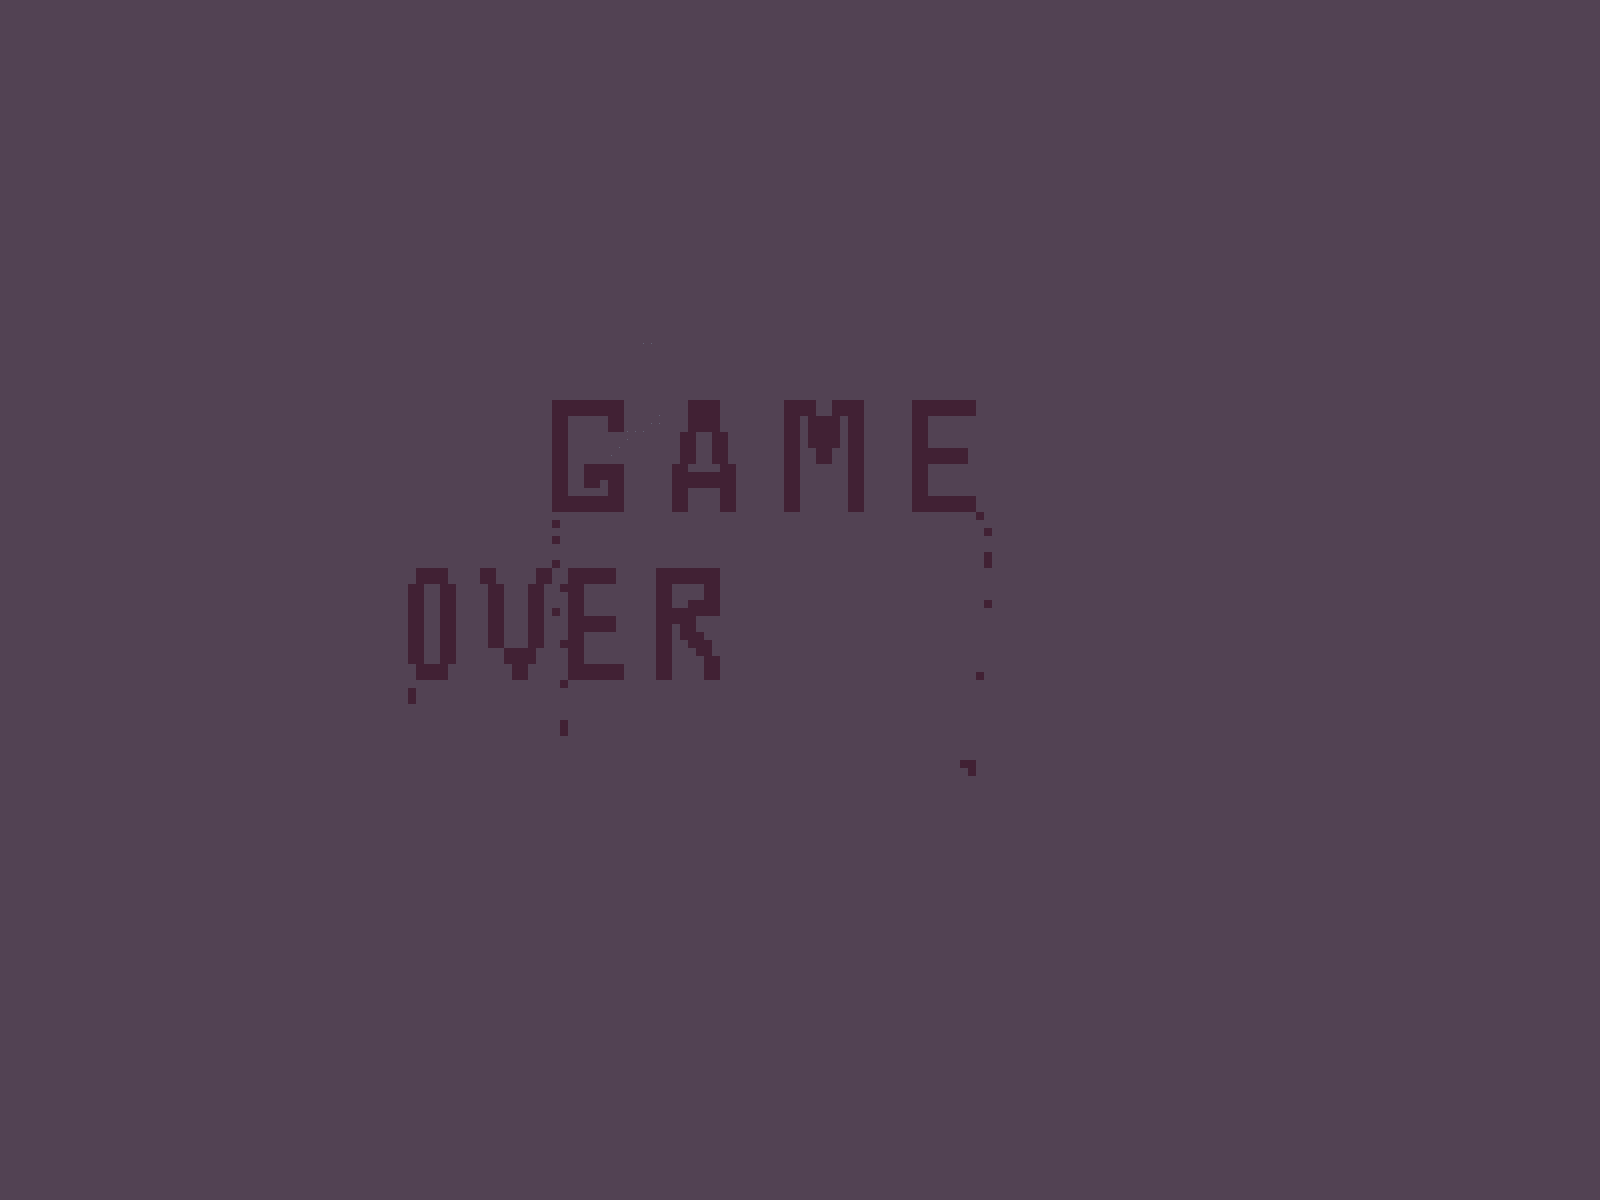

Below is a game level as drawn by its tile map, then a one-line description and the .tmx that defines it (tile-layer data replaced by summaries):
An orthogonal 200x150 tile map with 8x8 px tiles, 2 tile layers (Tile Layer 1, Tile Layer 2), 3 tilesets.

<map version="1.2" tiledversion="1.2.4" orientation="orthogonal" renderorder="right-down" width="200" height="150" tilewidth="8" tileheight="8" infinite="0" nextlayerid="3" nextobjectid="1">
 <tileset firstgid="1" name="Tileset" tilewidth="8" tileheight="8" tilecount="240" columns="20">
  <image source="../sprites/Tileset.png" width="160" height="96" />
 </tileset>
 <tileset firstgid="241" name="adven-die-right" tilewidth="8" tileheight="8" tilecount="96" columns="32">
  <image source="../sprites/adven-die-right.png" trans="050105" width="263" height="28" />
 </tileset>
 <tileset firstgid="337" name="Adven-attack-right" tilewidth="8" tileheight="8" tilecount="148" columns="37">
  <image source="../sprites/Adven-attack-right.png" trans="050105" width="300" height="37" />
 </tileset>
 <layer id="1" name="Tile Layer 1" width="200" height="150" locked="1">
  <data>[30000 cells, 30000 non-empty, 3 distinct tile ids]</data>
 </layer>
 <layer id="2" name="Tile Layer 2" width="200" height="150">
  <data>[30000 cells, 541 non-empty, 4 distinct tile ids]</data>
 </layer>
</map>
